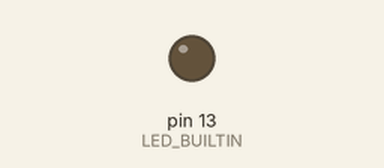
This sketch was run on a simulated Arduino Uno, built with avr-gcc and run on an emulated ATmega328P. On the bench: output pins drawn as LEDs (lit = HIGH).

Above: at 1.5 s.
At 24.8 s:
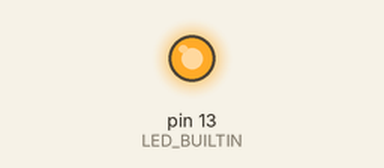
Timing chart, 0 to 27.2 s (numbered marks = the images above):
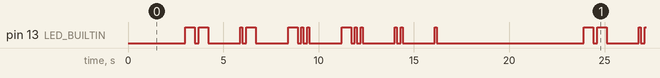

Measured:
- by itself, pin 13 (LED_BUILTIN): moves between LOW and HIGH, repeating every 20.9 s
- by itself, everything shown: repeats every 20.9 s, in 26 steps

The sketch:

Maddie.ino
```cpp
#define SHORT 100
#define LONG 500
#define LETTER_SPACE 1500

 void setup() {
  // put your setup code here, to run once:
  pinMode(LED_BUILTIN,OUTPUT);

}

void loop() {
  // put your main code here, to run repeatedly:
  delay(3000);
  m();
  NextLetter();
  a();
  NextLetter();
  d();
  NextLetter();
  d();
  NextLetter();
  i();
  NextLetter();
  e();
  NextLetter();
  NextLetter();
  NextLetter();
}

void NextLetter()
{
  delay(LETTER_SPACE);
}

void m()
{
  Long();
  Long();
}

void a()
{
  Short();
  Long();
}

void d()
{
  Long();
  Short();
  Short();
}

void i()
{
  Short();
  Short();
}


void e()
{
  Short();
}

void Short()
{
  digitalWrite(LED_BUILTIN,HIGH);
  delay(SHORT);
  digitalWrite(LED_BUILTIN,LOW);
  delay(200);
}

void Long()
{
  digitalWrite(LED_BUILTIN,HIGH);
  delay(LONG);
  digitalWrite(LED_BUILTIN,LOW);
  delay(200);
}
```
